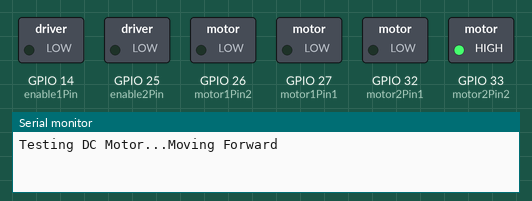
A sketch run on a simulated ESP32. Parts: switched loads named in the sketch (green lamp = pin HIGH), the last lines printed to the serial monitor.

Above: at 0.05 s.
At 2.5 s:
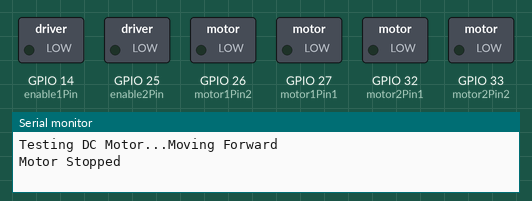
At 5.0 s:
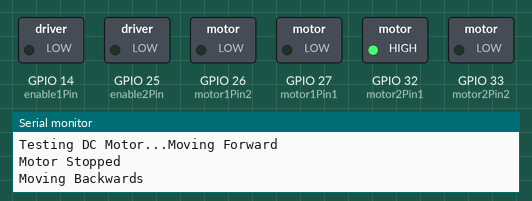
At 6.0 s:
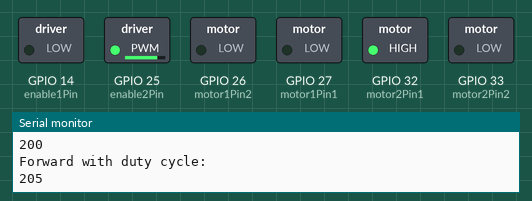
At 10.95 s:
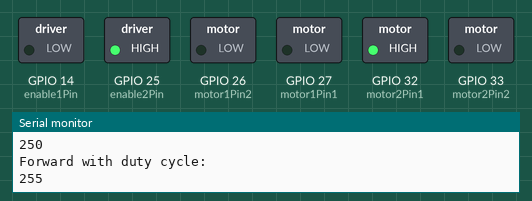
Timing chart, 0 to 14.3 s (numbered marks = the images above):
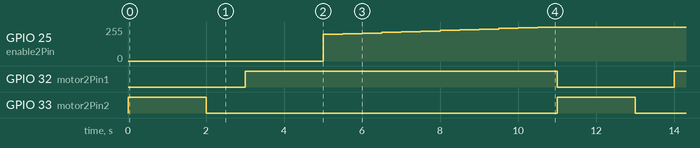

Measured:
- by itself, GPIO 32 (motor2Pin1): alternates HIGH for 8.0 s and LOW for 3.0 s
- by itself, GPIO 33 (motor2Pin2): alternates HIGH for 2.0 s and LOW for 9.0 s
- by itself, GPIO 25 (enable2Pin): repeats every 11.0 s: 204/255 0.50 s, 209/255 0.50 s, 214/255 0.50 s, 219/255 0.50 s, 224/255 0.50 s, 229/255 0.50 s, 234/255 0.50 s, 239/255 0.50 s, 244/255 0.50 s, 249/255 0.50 s, 255/255 5.5 s, 199/255 0.50 s

The sketch:

test_motor.ino
```cpp
// Motor A
int motor1Pin1 = 27;
int motor1Pin2 = 26;
int motor2Pin1 = 32;
int motor2Pin2 = 33;

int enable1Pin = 14;
int enable2Pin = 25;

// Setting PWM properties
const int freq = 30000;

const int pwmChannel_1 = 0;
const int pwmChannel_2 = 1;
const int resolution = 8;
int dutyCycle = 200;

void setup(){
  // set the pins as outputs:
  pinMode(motor1Pin1, OUTPUT);
  pinMode(motor1Pin2, OUTPUT);
  pinMode(enable1Pin, OUTPUT);

  pinMode(motor2Pin1, OUTPUT);
  pinMode(motor2Pin2, OUTPUT);
  pinMode(enable2Pin, OUTPUT);

  // configure LED PWM functionalities
  //ledcSetup(pwmChannel_1, freq, resolution);
  ledcSetup(pwmChannel_2, freq, resolution);

  // attach the channel to the GPIO to be controlled
  //ledcAttachPin(enable1Pin, pwmChannel_1);
  ledcAttachPin(enable2Pin, pwmChannel_2);


  Serial.begin(115200);

  //testing
  Serial.print("Testing DC Motor...");
}

void loop(){
  // Move the DC motor forward at maximum speed
  Serial.println("Moving Forward");
  //digitalWrite(motor1Pin1, LOW);
  digitalWrite(motor2Pin1, LOW);
  //digitalWrite(motor1Pin2, HIGH);
  digitalWrite(motor2Pin2, HIGH);
  delay(2000);

  //stop the DC motor
  Serial.println("Motor Stopped");
  //digitalWrite(motor1Pin1, LOW);
  digitalWrite(motor2Pin1, LOW);
  //digitalWrite(motor1Pin2, LOW);
  digitalWrite(motor2Pin2, LOW);
  delay(1000);

  //Move DC motor backwards at mximum speed
  Serial.println("Moving Backwards");
  //digitalWrite(motor1Pin1, HIGH);
  digitalWrite(motor2Pin1, HIGH);
  //digitalWrite(motor1Pin2, LOW);
  digitalWrite(motor2Pin2, LOW);
  delay(2000);

  //Move DC motor forward with increasing speed
  //digitalWrite(motor1Pin1, HIGH);
  digitalWrite(motor2Pin1, HIGH);
  //digitalWrite(motor1Pin2, LOW);
  digitalWrite(motor2Pin2, LOW);
  while (dutyCycle <= 255){
    int dutyCycle_1 = dutyCycle;
    int dutyCycle_2 = dutyCycle;
    //ledcWrite(pwmChannel_1, dutyCycle_1);
    ledcWrite(pwmChannel_2, dutyCycle_2);
    Serial.println("Forward with duty cycle: ");
    Serial.println(dutyCycle);
    dutyCycle = dutyCycle + 5;
    delay(500);
  }
  dutyCycle = 200;
}
```
